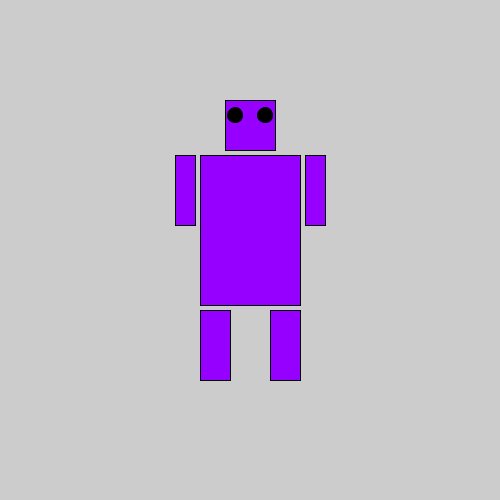
Frame 1 (no input)
Frame 60 (the mouse pressed at the canvas centre just before this capture): identical to frame 1, image omitted
Frame 120 (the mouse held since frame 60 and released just before this capture): identical to frame 1, image omitted

The Processing sketch that drew this single still picture (run headless with seeded random() and noise(); from frame 60 on, the mouse is pressed at the canvas centre):

// Processing sketch: Static_RobotModel
// ── Static_RobotModel.pde
// Now, creating Full Robot model using rect()
void setup(){
size(500,500);
}
void draw(){
  fill(150,0,255);
  rect(225,100,50,50); // size of rect for robot's head
  fill(0,0,0);
  ellipse(235,115,15,15); // left eye of robot 
  ellipse(265,115,15,15); // right eye of robot 
  fill(150,0,255);
  rect(200,155,100,150);  //  size of robot's body
  rect(305,155,20,70); // left arm of robot
  rect(175,155,20,70); // right arm of robot
  rect(200,310,30,70); // left leg of robot
  rect(270,310,30,70); // right leg of robot
}
